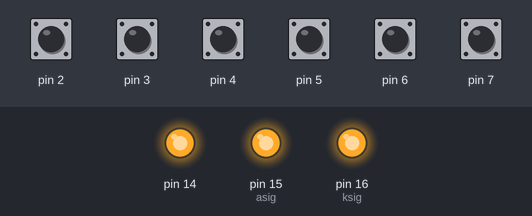
Simulated run of this sketch. Board: SparkFun Pro Micro, built with avr-gcc and run on an emulated ATmega32U4. Parts: output pins drawn as LEDs (lit = HIGH). The test bench sets the inputs (shaded band); at power-on: pin 2–7 HIGH. What the sketch prints to the serial monitor is not drawn.

Above: at 1.2 s.
1.3 s: pin 2 pulled LOW for 0.15 s
At 1.37 s:
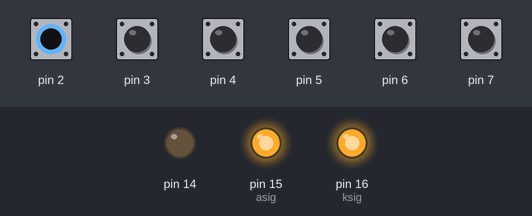
2.9 s: pin 3 pulled LOW for 0.15 s
At 2.97 s:
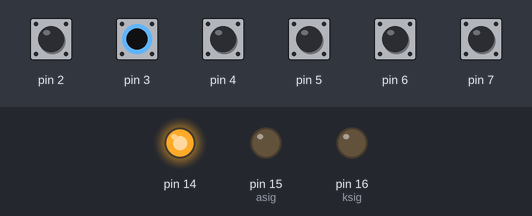
7.3 s: pin 2 pulled LOW for 3.2 s
At 8.1 s:
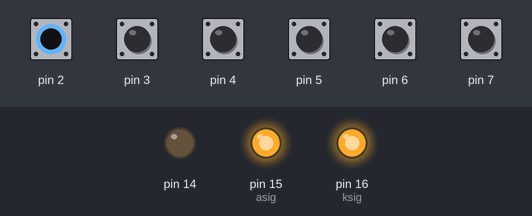
12.0 s: pin 3 pulled LOW for 3.2 s
At 12.9 s:
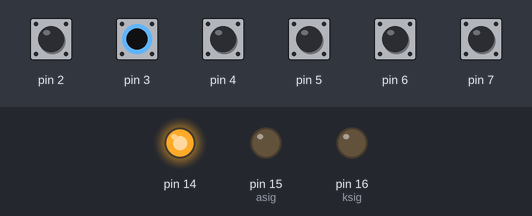
16.7 s: pin 2 driven LOW and pin 3 driven LOW
At 17.6 s:
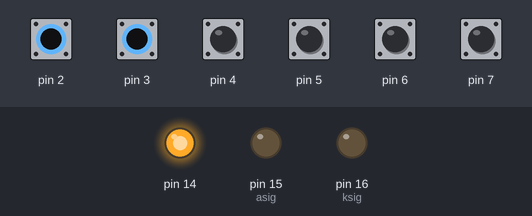
Timing chart, 0 to 19.7 s (numbered marks = the images above; inputs shaded):
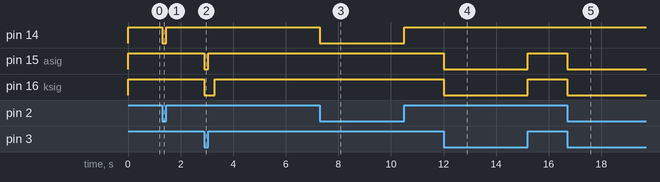

The sketch:

kakuhensig.ino
```cpp
/*
 確変信号を擬似的に出す
 1st Build 20/08/26
 2nd Build 20/08/29 SW4を遅延タイマーの有効切り替えに変更
                    大当り中はスタート信号出力をしないようにした
*/

/*
    Kakuhen-Signal

    Copyright (c) 2020 GAKE3

    This software is released under the MIT License.
    http://opensource.org/licenses/mit-license.php
*/

/*
	I/O
	 2 I スタート信号入力
	 3 I 大当り信号入力
	 4 I DIPSW-1
	 5 I DIPSW-2
	 6 I DIPSW-3
	 7 I DIPSW-4
	11 O スタート信号出力
	12 O 大当り信号出力
	13 O 確変信号出力
	ProMicro使用時
	14 O スタート信号出力
	15 O 大当り信号出力
	16 O 確変信号出力
	※大当り信号出力中は確変信号も出力する

	DIPSW
	123
	000 大当り信号入力時のみ確変信号を出す
	100 スタート信号 1回
	010 スタート信号 2回
	110 スタート信号 3回
	001 スタート信号 4回
	101 スタート信号 6回
	011 スタート信号 8回
	111 常に確変信号を出す

	SW4 遅延タイマーの設定 ONで無効
*/


#define PRO_MICRO 1 // ProMicro使用時は1にする

#define useSerial 1 // シリアル通信を使う(デバッグ用)

byte asig, ksig; // 大当り・確変信号ポート

byte kkcount; // 確変回数カウント
byte ckcount; // 残回数カウント
bool sta; // スタート信号解除待ち
unsigned long tmr; // 遅延タイマー
#ifdef useSerial
	unsigned long tmrd; // デバッグ用タイマー
	bool aflg;
#endif

int tmrc = 2000; // 遅延タイマー既定値(msec)

void setup() {
	int base = 1;

#ifdef useSerial
	Serial.begin(9600);
#endif

	pinMode(2, INPUT_PULLUP);
	pinMode(3, INPUT_PULLUP);
	pinMode(4, INPUT_PULLUP);
	pinMode(5, INPUT_PULLUP);
	pinMode(6, INPUT_PULLUP);
	pinMode(7, INPUT_PULLUP);
#ifdef PRO_MICRO
	pinMode(14, OUTPUT);
	pinMode(15, OUTPUT);
	pinMode(16, OUTPUT);
	asig = 1;
	ksig = 2;
#else
	pinMode(11, OUTPUT);
	pinMode(12, OUTPUT);
	pinMode(13, OUTPUT);
	asig = 4;
	ksig = 5;
#endif

	// DIPSW読み取り
	for (int i = 0; i <= 2; i++) {
		if (!digitalRead(4 + i)) {
			kkcount = kkcount + base;
		}
		base = base * 2;
	}
	if (kkcount == 6) kkcount = 8;
	if (kkcount == 5) kkcount = 6;
	if (!digitalRead(7)) tmrc = 0;
#ifdef useSerial
#endif

}

void loop() {
	// 出力ON  PORTB &= ~_BV(3);
	// 出力OFF PORTB |= _BV(3);

	if (!digitalRead(2) && digitalRead(3)) {
		PORTB &= ~_BV(3);
	} else {
		PORTB |= _BV(3);
		sta = false;
	}

	if (!digitalRead(3)) {
		PORTB &= ~_BV(asig);
		PORTB &= ~_BV(ksig);
		ckcount = kkcount;
#ifdef useSerial
		if (!aflg) {
			Serial.println("ATARI IN");
			aflg = true;
		}
#endif
	} else {
		PORTB |= _BV(asig);
		if (ckcount == 0) {
			if (tmr < millis()) PORTB |= _BV(ksig);
		} else {
			PORTB &= ~_BV(ksig);
		}
#ifdef useSerial
		aflg = false;
#endif
	}
	if (!digitalRead(2) && !sta) {
		sta = true;
		if (ckcount > 0 && tmr < millis()) {
#ifdef useSerial
			Serial.println("START CD");
#endif
			ckcount--;
		} else {
#ifdef useSerial
			Serial.println("START IN");
#endif
		}
		tmr = millis() + tmrc;
	}
	if (kkcount == 7) ckcount = kkcount;
#ifdef useSerial
	tmrd = millis();
	if((tmrd % 1000) == 0) {
		if (!digitalRead(7)) Serial.print("@");
		Serial.print("SW = ");
		Serial.print(kkcount);
		Serial.print(" CO = ");
		Serial.print(ckcount);
		Serial.print(" TM = ");
		Serial.println(tmr - tmrd);
	}
#endif
}
```

Measured:
- after the input at 1.3 s, pin 14: HIGH → LOW at once, → HIGH 0.15 s later
- after the input at 2.9 s, pin 15 (asig): HIGH → LOW at once, → HIGH 0.15 s later; pin 16 (ksig): HIGH → LOW at once, → HIGH 0.40 s later
- after the input at 7.3 s, pin 14: HIGH → LOW at once, → HIGH 3.2 s later
- after the input at 12.0 s, pin 15 (asig), pin 16 (ksig): HIGH → LOW at once, → HIGH 3.2 s later
- after the input at 16.7 s, pin 15 (asig), pin 16 (ksig): HIGH → LOW at once
